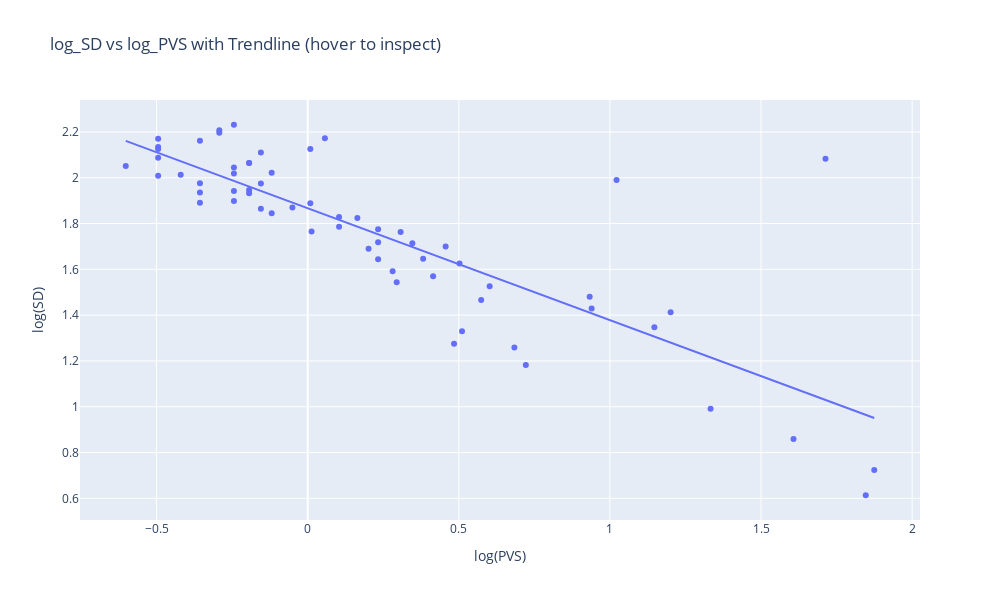
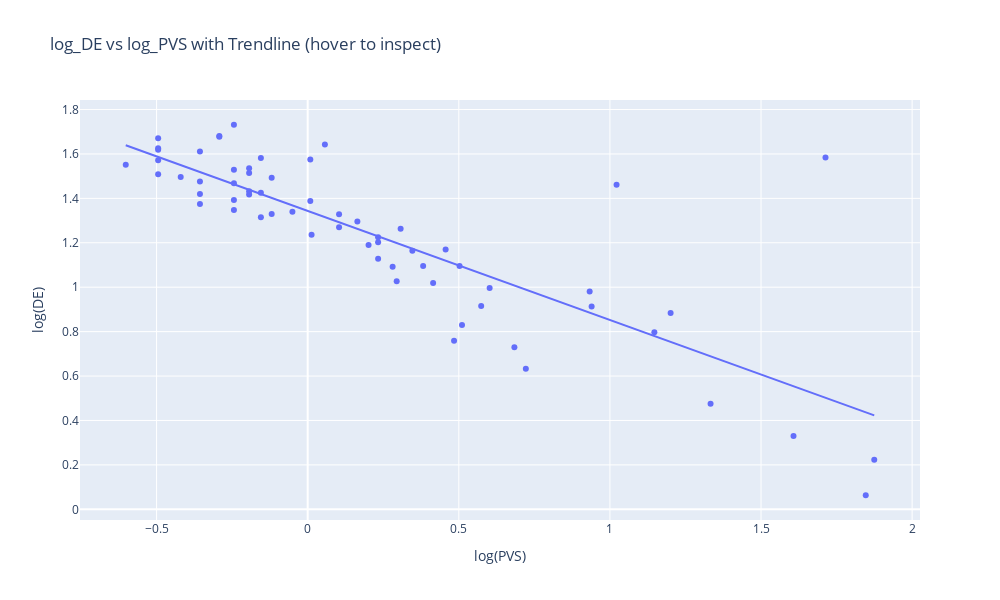

Notebook cell for these charts, in order:
### Code cell
import plotly.express as px

# Create the scatter plot with trendline
fig = px.scatter(
    valid_data,
    x='log_PVS',
    y='log_SD',
    trendline="ols",  # Ordinary Least Squares (linear) trendline
    labels={'log_PVS': 'log(PVS)', 'log_SD': 'log(SD)'},
    title='log_SD vs log_PVS with Trendline (hover to inspect)',
    hover_data=['log_PVS', 'log_SD']  # Optional: Add more columns if needed
)


# Update layout (adjust height/width as needed)
fig.update_layout(
    height=600,
    width=1000,
    showlegend=True,
    legend_title_text='Legend'
)

# Show the figure
fig.show()


# Create the scatter plot with trendline
fig = px.scatter(
    valid_data,
    x='log_PVS',
    y='log_DE',
    trendline="ols",  # Ordinary Least Squares (linear) trendline
    labels={'log_PVS': 'log(PVS)', 'log_DE': 'log(DE)'},
    title='log_DE vs log_PVS with Trendline (hover to inspect)',
    hover_data=['log_PVS', 'log_SD']  # Optional: Add more columns if needed
)


# Update layout (adjust height/width as needed)
fig.update_layout(
    height=600,
    width=1000,
    showlegend=True,
    legend_title_text='Legend'
)

# Show the figure
fig.show()

### Figure 1 — Plotly figure (JSON) as saved in the notebook; plotly's stock layout.template omitted (floating-point values rounded to 4 significant figures)
{"data": [{"hovertemplate": "log(PVS)=%{x}<br>log(SD)=%{y}<extra></extra>", "legendgroup": "", "marker": {"color": "#636efa", "symbol": "circle"}, "mode": "markers", "name": "", "orientation": "v", "showlegend": false, "type": "scatter", "x": [1.333, 0.4843, 0.9395, 0.2945, 0.233, 0.233, 0.1038, -0.1192, -0.3565, -0.3565, -0.4202, -0.2441, -0.4949, -0.4949, -0.2924, 1.847, 0.7218, 1.147, 0.574, 0.415, 0.382, 0.3464, 0.233, -0.1549, -0.2441, -0.2441, -0.1549, -0.2441, -0.1938, 0.0086, -0.3565, 1.608, 0.6839, 1.201, 0.6021, 0.5024, 0.4564, 0.01284, 0.1644, -0.05061, -0.1938, 1.022, -0.1192, -0.1938, -0.1549, 0.0569, -0.2924, 1.875, 0.5105, 0.933, 0.281, 0.2014, 0.3075, 0.1038, 0.0086, -0.1938, -0.3565, -0.4949, -0.6021, 1.713, -0.4949, -0.4949, -0.2441], "xaxis": "x", "y": [0.9914, 1.275, 1.429, 1.543, 1.644, 1.719, 1.786, 1.845, 1.891, 1.936, 2.013, 2.045, 2.088, 2.135, 2.197, 0.6135, 1.183, 1.347, 1.466, 1.569, 1.646, 1.714, 1.775, 1.865, 1.898, 1.942, 1.975, 2.018, 2.064, 2.126, 2.161, 0.8595, 1.259, 1.413, 1.526, 1.625, 1.699, 1.766, 1.825, 1.87, 1.947, 1.99, 2.022, 2.065, 2.111, 2.172, 2.207, 0.7234, 1.33, 1.481, 1.592, 1.69, 1.763, 1.829, 1.888, 1.932, 1.976, 2.008, 2.052, 2.083, 2.126, 2.171, 2.231], "yaxis": "y"}, {"hovertemplate": "<b>OLS trendline</b><br>log_SD = -0.488627 * log_PVS + 1.86695<br>R<sup>2</sup>=0.668286<br><br>log(PVS)=%{x}<br>log(SD)=%{y} <b>(trend)</b><extra></extra>", "legendgroup": "", "marker": {"color": "#636efa", "symbol": "circle"}, "mode": "lines", "name": "", "showlegend": false, "type": "scatter", "x": [-0.6021, -0.4949, -0.4949, -0.4949, -0.4949, -0.4949, -0.4202, -0.3565, -0.3565, -0.3565, -0.3565, -0.2924, -0.2924, -0.2441, -0.2441, -0.2441, -0.2441, -0.2441, -0.1938, -0.1938, -0.1938, -0.1938, -0.1549, -0.1549, -0.1549, -0.1192, -0.1192, -0.05061, 0.0086, 0.0086, 0.01284, 0.0569, 0.1038, 0.1038, 0.1644, 0.2014, 0.233, 0.233, 0.233, 0.281, 0.2945, 0.3075, 0.3464, 0.382, 0.415, 0.4564, 0.4843, 0.5024, 0.5105, 0.574, 0.6021, 0.6839, 0.7218, 0.933, 0.9395, 1.022, 1.147, 1.201, 1.333, 1.608, 1.713, 1.847, 1.875], "xaxis": "x", "y": [2.161, 2.109, 2.109, 2.109, 2.109, 2.109, 2.072, 2.041, 2.041, 2.041, 2.041, 2.01, 2.01, 1.986, 1.986, 1.986, 1.986, 1.986, 1.962, 1.962, 1.962, 1.962, 1.943, 1.943, 1.943, 1.925, 1.925, 1.892, 1.863, 1.863, 1.861, 1.839, 1.816, 1.816, 1.787, 1.769, 1.753, 1.753, 1.753, 1.73, 1.723, 1.717, 1.698, 1.68, 1.664, 1.644, 1.63, 1.621, 1.617, 1.586, 1.573, 1.533, 1.514, 1.411, 1.408, 1.368, 1.306, 1.28, 1.216, 1.081, 1.03, 0.9647, 0.9509], "yaxis": "y"}], "layout": {"height": 600, "legend": {"title": {"text": "Legend"}, "tracegroupgap": 0}, "showlegend": true, "title": {"text": "log_SD vs log_PVS with Trendline (hover to inspect)"}, "width": 1000, "xaxis": {"anchor": "y", "domain": [0, 1], "title": {"text": "log(PVS)"}}, "yaxis": {"anchor": "x", "domain": [0, 1], "title": {"text": "log(SD)"}}}}

### Figure 2 — Plotly figure (JSON) as saved in the notebook; plotly's stock layout.template omitted (floating-point values rounded to 4 significant figures)
{"data": [{"customdata": [[0.9914], [1.275], [1.429], [1.543], [1.644], [1.719], [1.786], [1.845], [1.891], [1.936], [2.013], [2.045], [2.088], [2.135], [2.197], [0.6135], [1.183], [1.347], [1.466], [1.569], [1.646], [1.714], [1.775], [1.865], [1.898], [1.942], [1.975], [2.018], [2.064], [2.126], [2.161], [0.8595], [1.259], [1.413], [1.526], [1.625], [1.699], [1.766], [1.825], [1.87], [1.947], [1.99], [2.022], [2.065], [2.111], [2.172], [2.207], [0.7234], [1.33], [1.481], [1.592], [1.69], [1.763], [1.829], [1.888], [1.932], [1.976], [2.008], [2.052], [2.083], [2.126], [2.171], [2.231]], "hovertemplate": "log(PVS)=%{x}<br>log(DE)=%{y}<br>log_SD=%{customdata[0]}<extra></extra>", "legendgroup": "", "marker": {"color": "#636efa", "symbol": "circle"}, "mode": "markers", "name": "", "orientation": "v", "showlegend": false, "type": "scatter", "x": [1.333, 0.4843, 0.9395, 0.2945, 0.233, 0.233, 0.1038, -0.1192, -0.3565, -0.3565, -0.4202, -0.2441, -0.4949, -0.4949, -0.2924, 1.847, 0.7218, 1.147, 0.574, 0.415, 0.382, 0.3464, 0.233, -0.1549, -0.2441, -0.2441, -0.1549, -0.2441, -0.1938, 0.0086, -0.3565, 1.608, 0.6839, 1.201, 0.6021, 0.5024, 0.4564, 0.01284, 0.1644, -0.05061, -0.1938, 1.022, -0.1192, -0.1938, -0.1549, 0.0569, -0.2924, 1.875, 0.5105, 0.933, 0.281, 0.2014, 0.3075, 0.1038, 0.0086, -0.1938, -0.3565, -0.4949, -0.6021, 1.713, -0.4949, -0.4949, -0.2441], "xaxis": "x", "y": [0.4752, 0.7585, 0.913, 1.027, 1.128, 1.203, 1.27, 1.329, 1.375, 1.419, 1.496, 1.529, 1.572, 1.618, 1.68, 0.06331, 0.6325, 0.7973, 0.9156, 1.019, 1.096, 1.164, 1.225, 1.315, 1.348, 1.392, 1.425, 1.468, 1.514, 1.575, 1.611, 0.3302, 0.7297, 0.8837, 0.9964, 1.096, 1.17, 1.236, 1.295, 1.34, 1.417, 1.461, 1.493, 1.535, 1.581, 1.643, 1.678, 0.2234, 0.8299, 0.9807, 1.092, 1.19, 1.263, 1.329, 1.388, 1.432, 1.476, 1.508, 1.552, 1.583, 1.626, 1.671, 1.731], "yaxis": "y"}, {"hovertemplate": "<b>OLS trendline</b><br>log_DE = -0.490951 * log_PVS + 1.3434<br>R<sup>2</sup>=0.666928<br><br>log(PVS)=%{x}<br>log(DE)=%{y} <b>(trend)</b><extra></extra>", "legendgroup": "", "marker": {"color": "#636efa", "symbol": "circle"}, "mode": "lines", "name": "", "showlegend": false, "type": "scatter", "x": [-0.6021, -0.4949, -0.4949, -0.4949, -0.4949, -0.4949, -0.4202, -0.3565, -0.3565, -0.3565, -0.3565, -0.2924, -0.2924, -0.2441, -0.2441, -0.2441, -0.2441, -0.2441, -0.1938, -0.1938, -0.1938, -0.1938, -0.1549, -0.1549, -0.1549, -0.1192, -0.1192, -0.05061, 0.0086, 0.0086, 0.01284, 0.0569, 0.1038, 0.1038, 0.1644, 0.2014, 0.233, 0.233, 0.233, 0.281, 0.2945, 0.3075, 0.3464, 0.382, 0.415, 0.4564, 0.4843, 0.5024, 0.5105, 0.574, 0.6021, 0.6839, 0.7218, 0.933, 0.9395, 1.022, 1.147, 1.201, 1.333, 1.608, 1.713, 1.847, 1.875], "xaxis": "x", "y": [1.639, 1.586, 1.586, 1.586, 1.586, 1.586, 1.55, 1.518, 1.518, 1.518, 1.518, 1.487, 1.487, 1.463, 1.463, 1.463, 1.463, 1.463, 1.439, 1.439, 1.439, 1.439, 1.419, 1.419, 1.419, 1.402, 1.402, 1.368, 1.339, 1.339, 1.337, 1.315, 1.292, 1.292, 1.263, 1.245, 1.229, 1.229, 1.229, 1.205, 1.199, 1.192, 1.173, 1.156, 1.14, 1.119, 1.106, 1.097, 1.093, 1.062, 1.048, 1.008, 0.989, 0.8854, 0.8821, 0.8416, 0.7803, 0.7538, 0.6889, 0.5542, 0.5022, 0.4368, 0.423], "yaxis": "y"}], "layout": {"height": 600, "legend": {"title": {"text": "Legend"}, "tracegroupgap": 0}, "showlegend": true, "title": {"text": "log_DE vs log_PVS with Trendline (hover to inspect)"}, "width": 1000, "xaxis": {"anchor": "y", "domain": [0, 1], "title": {"text": "log(PVS)"}}, "yaxis": {"anchor": "x", "domain": [0, 1], "title": {"text": "log(DE)"}}}}
